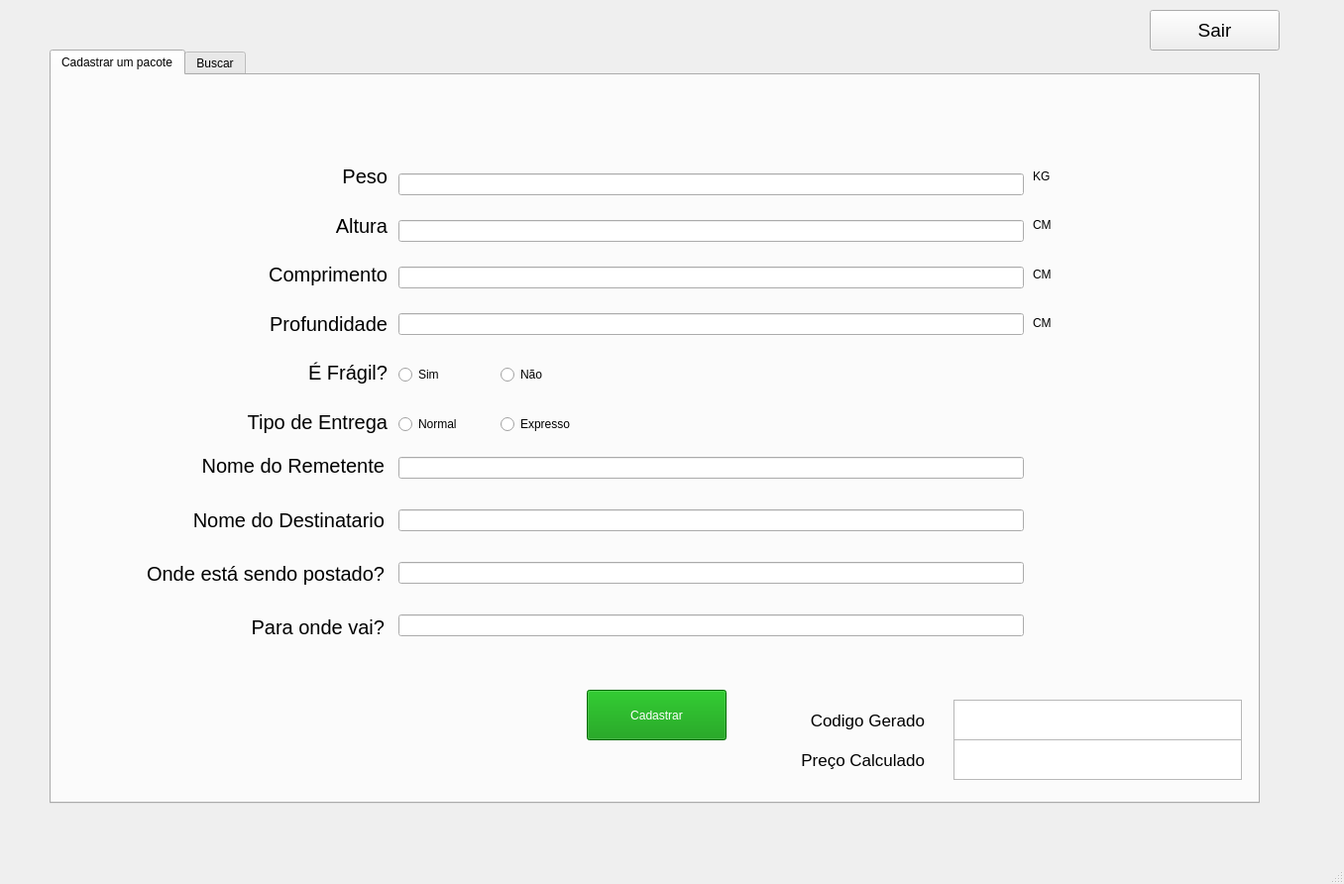
<?xml version="1.0" encoding="UTF-8"?>
<ui version="4.0">
 <class>Tela_Funcionario</class>
 <widget class="QMainWindow" name="Tela_Funcionario">
  <property name="geometry">
   <rect>
    <x>0</x>
    <y>0</y>
    <width>1356</width>
    <height>892</height>
   </rect>
  </property>
  <property name="windowTitle">
   <string>MainWindow</string>
  </property>
  <widget class="QWidget" name="centralwidget">
   <widget class="QTabWidget" name="tabWidget">
    <property name="geometry">
     <rect>
      <x>50</x>
      <y>50</y>
      <width>1221</width>
      <height>761</height>
     </rect>
    </property>
    <property name="currentIndex">
     <number>0</number>
    </property>
    <widget class="QWidget" name="tab">
     <attribute name="title">
      <string>Cadastrar um pacote</string>
     </attribute>
     <widget class="QWidget" name="layoutWidget_2">
      <property name="geometry">
       <rect>
        <x>160</x>
        <y>80</y>
        <width>179</width>
        <height>291</height>
       </rect>
      </property>
      <layout class="QVBoxLayout" name="verticalLayout">
       <item>
        <widget class="QLabel" name="label">
         <property name="font">
          <font>
           <pointsize>15</pointsize>
          </font>
         </property>
         <property name="text">
          <string>Peso</string>
         </property>
         <property name="alignment">
          <set>Qt::AlignRight|Qt::AlignTrailing|Qt::AlignVCenter</set>
         </property>
        </widget>
       </item>
       <item>
        <widget class="QLabel" name="label_4">
         <property name="font">
          <font>
           <pointsize>15</pointsize>
          </font>
         </property>
         <property name="text">
          <string>Altura</string>
         </property>
         <property name="alignment">
          <set>Qt::AlignRight|Qt::AlignTrailing|Qt::AlignVCenter</set>
         </property>
        </widget>
       </item>
       <item>
        <widget class="QLabel" name="label_3">
         <property name="font">
          <font>
           <pointsize>15</pointsize>
          </font>
         </property>
         <property name="text">
          <string>Comprimento</string>
         </property>
         <property name="alignment">
          <set>Qt::AlignRight|Qt::AlignTrailing|Qt::AlignVCenter</set>
         </property>
        </widget>
       </item>
       <item>
        <widget class="QLabel" name="label_5">
         <property name="font">
          <font>
           <pointsize>15</pointsize>
          </font>
         </property>
         <property name="text">
          <string>Profundidade</string>
         </property>
         <property name="alignment">
          <set>Qt::AlignRight|Qt::AlignTrailing|Qt::AlignVCenter</set>
         </property>
        </widget>
       </item>
       <item>
        <widget class="QLabel" name="label_7">
         <property name="font">
          <font>
           <pointsize>15</pointsize>
          </font>
         </property>
         <property name="text">
          <string>É Frágil?</string>
         </property>
         <property name="alignment">
          <set>Qt::AlignRight|Qt::AlignTrailing|Qt::AlignVCenter</set>
         </property>
        </widget>
       </item>
       <item>
        <widget class="QLabel" name="label_8">
         <property name="font">
          <font>
           <pointsize>15</pointsize>
          </font>
         </property>
         <property name="text">
          <string>Tipo de Entrega</string>
         </property>
         <property name="alignment">
          <set>Qt::AlignRight|Qt::AlignTrailing|Qt::AlignVCenter</set>
         </property>
        </widget>
       </item>
      </layout>
     </widget>
     <widget class="QWidget" name="layoutWidget_4">
      <property name="geometry">
       <rect>
        <x>350</x>
        <y>290</y>
        <width>199</width>
        <height>25</height>
       </rect>
      </property>
      <layout class="QHBoxLayout" name="horizontalLayout">
       <item>
        <widget class="QRadioButton" name="radioButton_2">
         <property name="text">
          <string>Sim</string>
         </property>
        </widget>
       </item>
       <item>
        <widget class="QRadioButton" name="radioButton">
         <property name="text">
          <string>Não</string>
         </property>
        </widget>
       </item>
      </layout>
     </widget>
     <widget class="QWidget" name="layoutWidget_3">
      <property name="geometry">
       <rect>
        <x>350</x>
        <y>80</y>
        <width>631</width>
        <height>201</height>
       </rect>
      </property>
      <layout class="QVBoxLayout" name="verticalLayout_2">
       <item>
        <widget class="QLineEdit" name="lineEdit_6"/>
       </item>
       <item>
        <widget class="QLineEdit" name="lineEdit_4"/>
       </item>
       <item>
        <widget class="QLineEdit" name="lineEdit"/>
       </item>
       <item>
        <widget class="QLineEdit" name="lineEdit_2"/>
       </item>
      </layout>
     </widget>
     <widget class="QWidget" name="layoutWidget">
      <property name="geometry">
       <rect>
        <x>350</x>
        <y>340</y>
        <width>199</width>
        <height>25</height>
       </rect>
      </property>
      <layout class="QHBoxLayout" name="horizontalLayout_2">
       <item>
        <widget class="QRadioButton" name="radioButton_3">
         <property name="text">
          <string>Normal</string>
         </property>
        </widget>
       </item>
       <item>
        <widget class="QRadioButton" name="radioButton_4">
         <property name="text">
          <string>Expresso</string>
         </property>
        </widget>
       </item>
      </layout>
     </widget>
     <widget class="QWidget" name="verticalLayoutWidget">
      <property name="geometry">
       <rect>
        <x>40</x>
        <y>370</y>
        <width>296</width>
        <height>211</height>
       </rect>
      </property>
      <layout class="QVBoxLayout" name="verticalLayout_3">
       <item>
        <widget class="QLabel" name="label_2">
         <property name="font">
          <font>
           <pointsize>15</pointsize>
          </font>
         </property>
         <property name="text">
          <string>Nome do Remetente</string>
         </property>
         <property name="alignment">
          <set>Qt::AlignRight|Qt::AlignTrailing|Qt::AlignVCenter</set>
         </property>
        </widget>
       </item>
       <item>
        <widget class="QLabel" name="label_6">
         <property name="font">
          <font>
           <pointsize>15</pointsize>
          </font>
         </property>
         <property name="text">
          <string>Nome do Destinatario</string>
         </property>
         <property name="alignment">
          <set>Qt::AlignRight|Qt::AlignTrailing|Qt::AlignVCenter</set>
         </property>
        </widget>
       </item>
       <item>
        <widget class="QLabel" name="label_9">
         <property name="font">
          <font>
           <pointsize>15</pointsize>
          </font>
         </property>
         <property name="text">
          <string>Onde está sendo postado?</string>
         </property>
         <property name="alignment">
          <set>Qt::AlignRight|Qt::AlignTrailing|Qt::AlignVCenter</set>
         </property>
        </widget>
       </item>
       <item>
        <widget class="QLabel" name="label_10">
         <property name="font">
          <font>
           <pointsize>15</pointsize>
          </font>
         </property>
         <property name="text">
          <string>Para onde vai?</string>
         </property>
         <property name="alignment">
          <set>Qt::AlignRight|Qt::AlignTrailing|Qt::AlignVCenter</set>
         </property>
        </widget>
       </item>
      </layout>
     </widget>
     <widget class="QWidget" name="verticalLayoutWidget_2">
      <property name="geometry">
       <rect>
        <x>350</x>
        <y>360</y>
        <width>631</width>
        <height>231</height>
       </rect>
      </property>
      <layout class="QVBoxLayout" name="verticalLayout_4">
       <item>
        <widget class="QLineEdit" name="lineEdit_3"/>
       </item>
       <item>
        <widget class="QLineEdit" name="lineEdit_8"/>
       </item>
       <item>
        <widget class="QLineEdit" name="lineEdit_7"/>
       </item>
       <item>
        <widget class="QLineEdit" name="lineEdit_5"/>
       </item>
      </layout>
     </widget>
     <widget class="QPushButton" name="CadEnc">
      <property name="geometry">
       <rect>
        <x>540</x>
        <y>620</y>
        <width>141</width>
        <height>51</height>
       </rect>
      </property>
      <property name="cursor">
       <cursorShape>PointingHandCursor</cursorShape>
      </property>
      <property name="styleSheet">
       <string notr="true">background-color: rgb(0, 147, 0);
color: rgb(255, 255, 255);</string>
      </property>
      <property name="text">
       <string>Cadastrar</string>
      </property>
     </widget>
     <widget class="QTextBrowser" name="textBrowser">
      <property name="geometry">
       <rect>
        <x>910</x>
        <y>630</y>
        <width>291</width>
        <height>41</height>
       </rect>
      </property>
     </widget>
     <widget class="QLabel" name="label_12">
      <property name="geometry">
       <rect>
        <x>730</x>
        <y>630</y>
        <width>151</width>
        <height>41</height>
       </rect>
      </property>
      <property name="font">
       <font>
        <pointsize>13</pointsize>
       </font>
      </property>
      <property name="text">
       <string>Codigo Gerado</string>
      </property>
      <property name="alignment">
       <set>Qt::AlignRight|Qt::AlignTrailing|Qt::AlignVCenter</set>
      </property>
     </widget>
     <widget class="QLabel" name="label_15">
      <property name="geometry">
       <rect>
        <x>720</x>
        <y>670</y>
        <width>161</width>
        <height>41</height>
       </rect>
      </property>
      <property name="font">
       <font>
        <pointsize>13</pointsize>
       </font>
      </property>
      <property name="text">
       <string>Preço Calculado</string>
      </property>
      <property name="alignment">
       <set>Qt::AlignRight|Qt::AlignTrailing|Qt::AlignVCenter</set>
      </property>
     </widget>
     <widget class="QTextBrowser" name="textBrowser_2">
      <property name="geometry">
       <rect>
        <x>910</x>
        <y>670</y>
        <width>291</width>
        <height>41</height>
       </rect>
      </property>
     </widget>
     <widget class="QWidget" name="verticalLayoutWidget_3">
      <property name="geometry">
       <rect>
        <x>990</x>
        <y>80</y>
        <width>160</width>
        <height>191</height>
       </rect>
      </property>
      <layout class="QVBoxLayout" name="verticalLayout_5">
       <item>
        <widget class="QLabel" name="label_17">
         <property name="text">
          <string>KG</string>
         </property>
        </widget>
       </item>
       <item>
        <widget class="QLabel" name="label_16">
         <property name="text">
          <string>CM</string>
         </property>
        </widget>
       </item>
       <item>
        <widget class="QLabel" name="label_19">
         <property name="text">
          <string>CM</string>
         </property>
        </widget>
       </item>
       <item>
        <widget class="QLabel" name="label_18">
         <property name="text">
          <string>CM</string>
         </property>
        </widget>
       </item>
      </layout>
     </widget>
    </widget>
    <widget class="QWidget" name="tab_2">
     <attribute name="title">
      <string>Buscar</string>
     </attribute>
     <widget class="QLabel" name="label_11">
      <property name="geometry">
       <rect>
        <x>60</x>
        <y>50</y>
        <width>201</width>
        <height>41</height>
       </rect>
      </property>
      <property name="font">
       <font>
        <pointsize>15</pointsize>
       </font>
      </property>
      <property name="text">
       <string>Código de Rastreio</string>
      </property>
      <property name="alignment">
       <set>Qt::AlignRight|Qt::AlignTrailing|Qt::AlignVCenter</set>
      </property>
     </widget>
     <widget class="QLineEdit" name="lineEdit_9">
      <property name="geometry">
       <rect>
        <x>270</x>
        <y>56</y>
        <width>621</width>
        <height>31</height>
       </rect>
      </property>
     </widget>
     <widget class="QLabel" name="label_13">
      <property name="geometry">
       <rect>
        <x>120</x>
        <y>110</y>
        <width>141</width>
        <height>41</height>
       </rect>
      </property>
      <property name="font">
       <font>
        <pointsize>15</pointsize>
       </font>
      </property>
      <property name="text">
       <string>Ler QRcode</string>
      </property>
      <property name="alignment">
       <set>Qt::AlignRight|Qt::AlignTrailing|Qt::AlignVCenter</set>
      </property>
     </widget>
     <widget class="QPushButton" name="pushButton">
      <property name="geometry">
       <rect>
        <x>280</x>
        <y>110</y>
        <width>121</width>
        <height>41</height>
       </rect>
      </property>
      <property name="cursor">
       <cursorShape>PointingHandCursor</cursorShape>
      </property>
      <property name="text">
       <string>Ler</string>
      </property>
     </widget>
     <widget class="QTextBrowser" name="Info_pacote">
      <property name="geometry">
       <rect>
        <x>40</x>
        <y>240</y>
        <width>531</width>
        <height>341</height>
       </rect>
      </property>
     </widget>
     <widget class="QLabel" name="label_14">
      <property name="geometry">
       <rect>
        <x>130</x>
        <y>180</y>
        <width>331</width>
        <height>41</height>
       </rect>
      </property>
      <property name="font">
       <font>
        <pointsize>14</pointsize>
       </font>
      </property>
      <property name="text">
       <string>Informações sobre a encomenda</string>
      </property>
      <property name="alignment">
       <set>Qt::AlignCenter</set>
      </property>
     </widget>
     <widget class="QPushButton" name="pushButton_2">
      <property name="geometry">
       <rect>
        <x>930</x>
        <y>50</y>
        <width>111</width>
        <height>41</height>
       </rect>
      </property>
      <property name="cursor">
       <cursorShape>PointingHandCursor</cursorShape>
      </property>
      <property name="text">
       <string>Buscar</string>
      </property>
     </widget>
     <widget class="QWidget" name="verticalLayoutWidget_5">
      <property name="geometry">
       <rect>
        <x>600</x>
        <y>270</y>
        <width>125</width>
        <height>101</height>
       </rect>
      </property>
      <layout class="QVBoxLayout" name="verticalLayout_9">
       <item>
        <widget class="QLabel" name="label_31">
         <property name="font">
          <font>
           <pointsize>14</pointsize>
          </font>
         </property>
         <property name="text">
          <string>Chegou em:</string>
         </property>
         <property name="alignment">
          <set>Qt::AlignRight|Qt::AlignTrailing|Qt::AlignVCenter</set>
         </property>
        </widget>
       </item>
       <item>
        <widget class="QLabel" name="label_32">
         <property name="font">
          <font>
           <pointsize>14</pointsize>
          </font>
         </property>
         <property name="text">
          <string>Vai para:</string>
         </property>
         <property name="alignment">
          <set>Qt::AlignRight|Qt::AlignTrailing|Qt::AlignVCenter</set>
         </property>
        </widget>
       </item>
      </layout>
     </widget>
     <widget class="QWidget" name="verticalLayoutWidget_6">
      <property name="geometry">
       <rect>
        <x>730</x>
        <y>260</y>
        <width>461</width>
        <height>121</height>
       </rect>
      </property>
      <layout class="QVBoxLayout" name="verticalLayout_10">
       <item>
        <widget class="QLineEdit" name="lineEdit_20"/>
       </item>
       <item>
        <widget class="QLineEdit" name="lineEdit_21"/>
       </item>
      </layout>
     </widget>
     <widget class="QPushButton" name="pushButton_7">
      <property name="geometry">
       <rect>
        <x>886</x>
        <y>406</y>
        <width>131</width>
        <height>51</height>
       </rect>
      </property>
      <property name="cursor">
       <cursorShape>PointingHandCursor</cursorShape>
      </property>
      <property name="text">
       <string>Atualizar</string>
      </property>
     </widget>
    </widget>
   </widget>
   <widget class="QPushButton" name="pushButton_3">
    <property name="geometry">
     <rect>
      <x>1160</x>
      <y>10</y>
      <width>131</width>
      <height>41</height>
     </rect>
    </property>
    <property name="font">
     <font>
      <pointsize>14</pointsize>
     </font>
    </property>
    <property name="cursor">
     <cursorShape>PointingHandCursor</cursorShape>
    </property>
    <property name="text">
     <string>Sair</string>
    </property>
   </widget>
  </widget>
  <widget class="QMenuBar" name="menubar">
   <property name="geometry">
    <rect>
     <x>0</x>
     <y>0</y>
     <width>1356</width>
     <height>26</height>
    </rect>
   </property>
  </widget>
  <widget class="QStatusBar" name="statusbar"/>
 </widget>
 <resources/>
 <connections/>
</ui>
